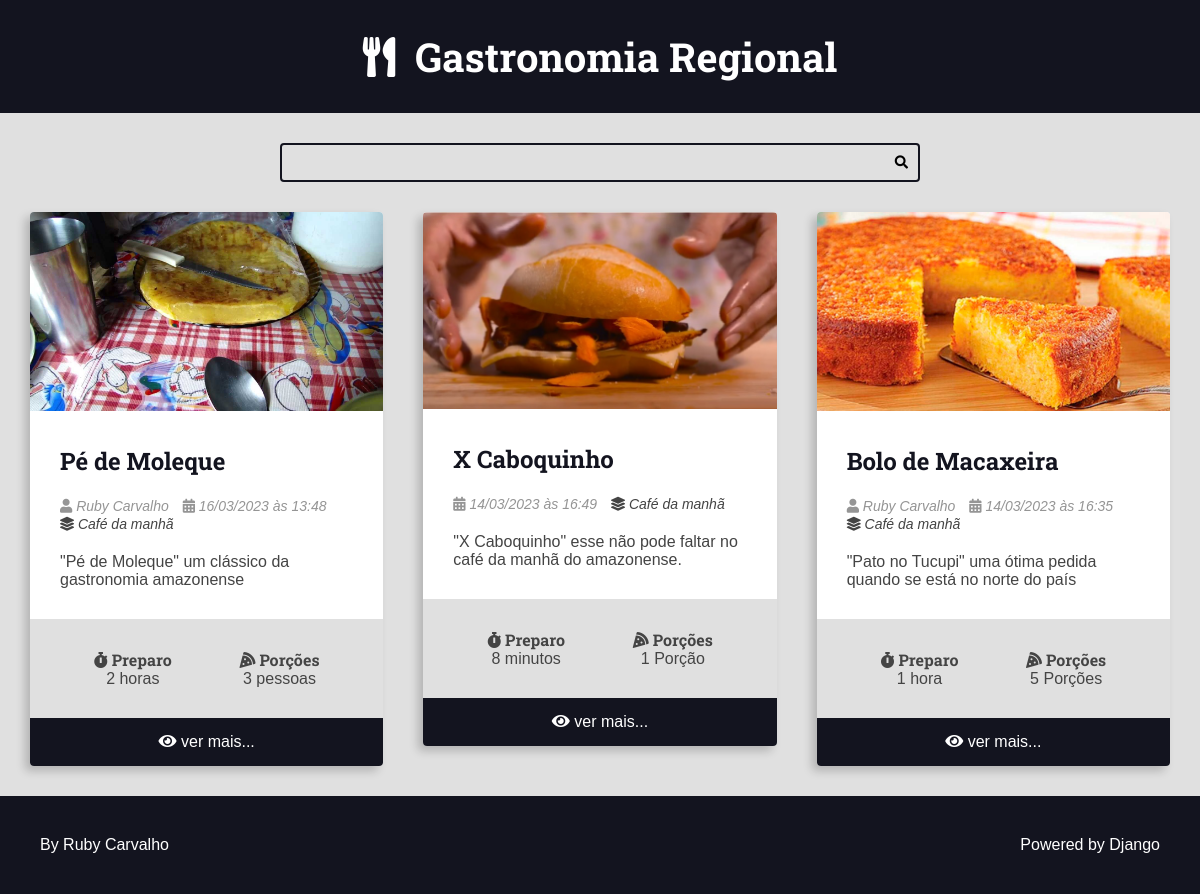
Before: /recipes/category/1/ with the older database file.
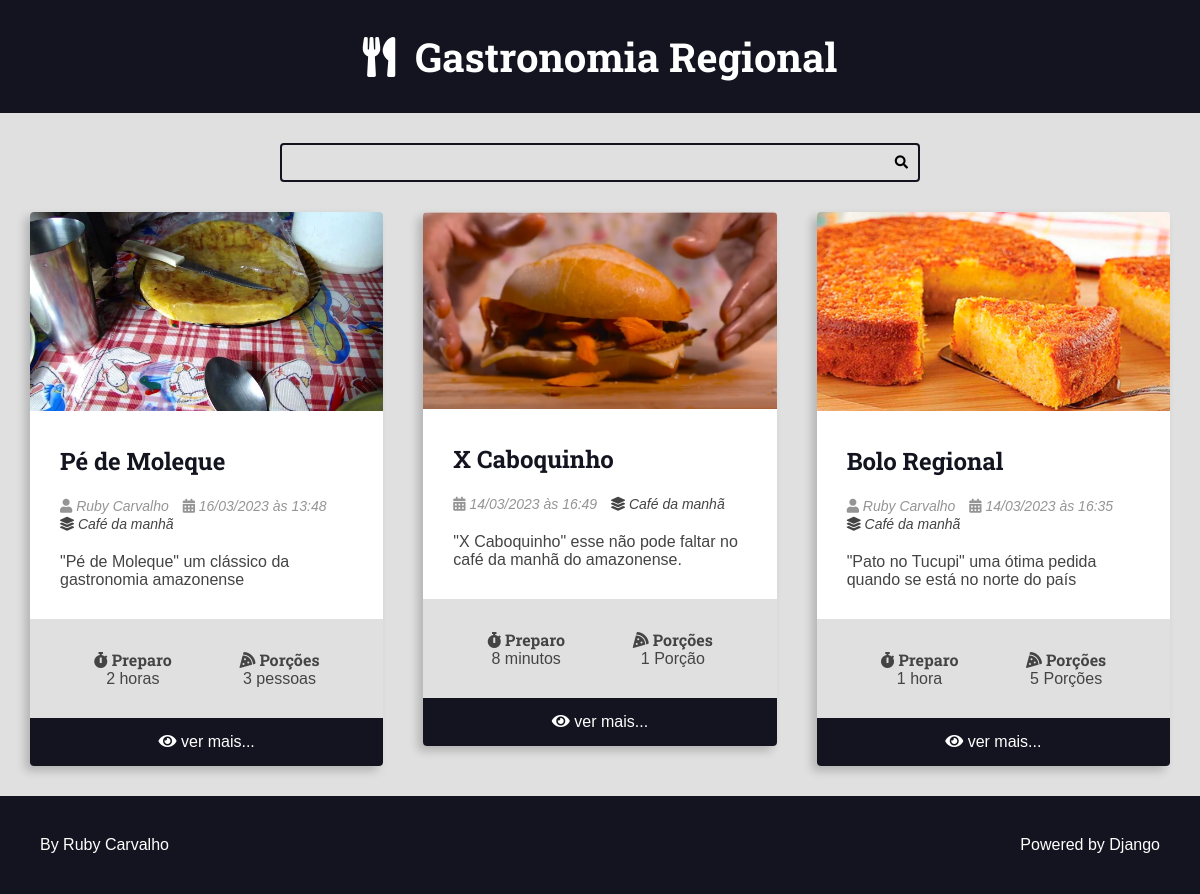
After: the same page with the newer database file.
### recipes/models.py (models this page shows, shortened)
class Recipe(models.Model):
    title = models.CharField(max_length=65)
    description = models.CharField(max_length=165)
    slug = models.SlugField()
    preparation_time = models.IntegerField()
    preparation_time_unit = models.CharField(max_length=65)
    servings = models.IntegerField()
    servings_unit = models.CharField(max_length=65)
    preparation_steps = models.TextField()
    preparation_steps_is_html = models.BooleanField(default=False)
    created_at = models.DateTimeField(auto_now_add=True)
    updated_at = models.DateTimeField(auto_now=True)
    is_published = models.BooleanField(default=False)
    cover = models.ImageField(
        upload_to='recipes/covers/%Y/%m/%d/', blank=True, default='')
    category = models.ForeignKey(
        Category, on_delete=models.SET_NULL, null=True, blank=True,
        default=None
    )
    author = models.ForeignKey(
        User, on_delete=models.SET_NULL, null=True
    )

class Category(models.Model):
    name = models.CharField(max_length=65)

### recipes/views.py (the view)
# urls.py: path('recipes/category/<int:category_id>/',
def category(request, category_id):
    recipes = get_list_or_404(
        Recipe.objects.filter(
            category__id=category_id,
            is_published=True,
        ).order_by('-id')
    )
    return render(request, 'recipes/pages/category.html', context={
        'recipes': recipes,
        'title': f'{recipes[0].category.name} - categoria | '
    })

### recipes/templates/recipes/pages/category.html (shortened to what this page needs)
{% extends 'global/base.html' %}
{% block content %}
<div class="main-content main-content-list container">
    {% for recipe in recipes %}
        {% include 'recipes/partials/recipe.html' %}
    {% endfor %}
</div>
{% endblock content %}

### recipes/templates/recipes/partials/recipe.html (shortened to what this page needs)
<div class="recipe recipe-list-item">
    {% if recipe.cover %}
        <div class="recipe-cover">
            <a href="{% url 'recipes:recipe' recipe.id %}">
                <img src="{{ recipe.cover.url }}" alt="Temporário">
            </a>
        </div>
    {% endif %}
    <div class="recipe-title-container">
        <h2 class="recipe-title">
            <a href="{% url 'recipes:recipe' recipe.id %}">
                {{ recipe.title }}
            </a>
        </h2>
    </div>
    <div class="recipe-author">
        {% if  recipe.author is not None %}
        <span class="recipe-author-item">
            <i class="fas fa-user"></i>
            {% if recipe.author.first_name %}
                {{ recipe.author.first_name }} {{ recipe.author.last_name }}
            {% else %}
                {{ recipe.author.username }}
            {% endif %}
        </span>
        {% endif %}
        <span class="recipe-author-item">
            <i class="fas fa-calendar-alt"></i>
            {{ recipe.created_at|date:"d/m/Y" }} às {{ recipe.created_at|date:"H:i" }}
        </span>
        {% if recipe.category is not None %}
        <span class="recipe-author-item">
            <a href="{% url 'recipes:category' recipe.category.id %}">
                <i class="fas fa-layer-group"></i>
                <span>{{ recipe.category.name }}</span>
            </a>
        </span>
        {% endif %}
    </div>
    <div class="recipe-content">
        <p>{{ recipe.description }}</p>
    </div>
    <div class="recipe-meta-container">
        <div class="recipe-meta recipe-preparation">
            <h3 class="recipe-meta-title"><i class="fas fa-stopwatch"></i> Preparo</h3>
            <div class="recipe-meta-text">
                {{ recipe.preparation_time }} {{ recipe.preparation_time_unit }}
            </div>
        </div>
        <div class="recipe-meta recipe-servings">
            <h3 class="recipe-meta-title"><i class="fas fa-pizza-slice"></i> Porções</h3>
            <div class="recipe-meta-text">
                {{ recipe.servings }} {{ recipe.servings_unit }}
            </div>
        </div>
    </div>
    {% if is_detail_page is not True %}
        <footer class="recipe-footer">
            <a class="recipe-read-more button button-dark button-full-width" href="{% url 'recipes:recipe' recipe.id %}">
                <i class="fas fa-eye"></i>
                <span>ver mais...</span>
            </a>
        </footer>
    {% endif %}
</div>

Changed rows visible on the page:
changed Recipe "\"Pato no Tucupi\" uma ótima pedida quando se está no norte do país": title "Bolo de Macaxeira" → "Bolo Regional"
